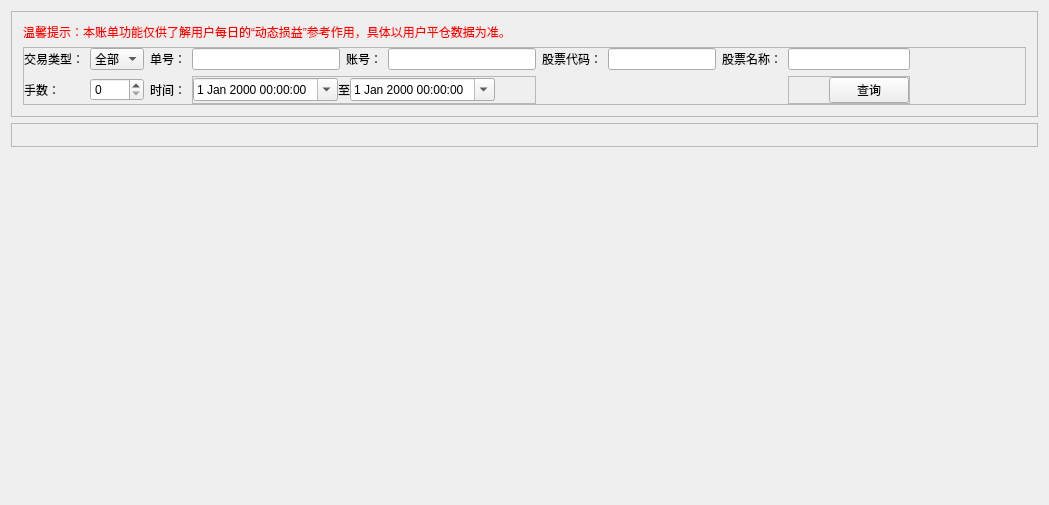
<?xml version="1.0" encoding="UTF-8"?>
<ui version="4.0">
 <class>Widget_TradingBill</class>
 <widget class="QWidget" name="Widget_TradingBill">
  <property name="geometry">
   <rect>
    <x>0</x>
    <y>0</y>
    <width>1049</width>
    <height>505</height>
   </rect>
  </property>
  <property name="windowTitle">
   <string>Widget_Trading_Bill</string>
  </property>
  <layout class="QVBoxLayout" name="verticalLayout">
   <item>
    <widget class="QFrame" name="frame_Bar">
     <property name="frameShape">
      <enum>QFrame::StyledPanel</enum>
     </property>
     <property name="frameShadow">
      <enum>QFrame::Raised</enum>
     </property>
     <layout class="QVBoxLayout" name="verticalLayout_2">
      <item>
       <widget class="QLabel" name="label_Bar_Title">
        <property name="text">
         <string>&lt;html&gt;&lt;head/&gt;&lt;body&gt;&lt;p&gt;&lt;span style=&quot; color:#ff0000;&quot;&gt;温馨提示：本账单功能仅供了解用户每日的“动态损益”参考作用，具体以用户平仓数据为准。&lt;/span&gt;&lt;/p&gt;&lt;/body&gt;&lt;/html&gt;</string>
        </property>
       </widget>
      </item>
      <item>
       <widget class="QFrame" name="frame_Bar_Content">
        <property name="frameShape">
         <enum>QFrame::StyledPanel</enum>
        </property>
        <property name="frameShadow">
         <enum>QFrame::Raised</enum>
        </property>
        <layout class="QGridLayout" name="gridLayout">
         <property name="leftMargin">
          <number>0</number>
         </property>
         <property name="topMargin">
          <number>0</number>
         </property>
         <property name="rightMargin">
          <number>0</number>
         </property>
         <property name="bottomMargin">
          <number>0</number>
         </property>
         <item row="1" column="4" colspan="3">
          <widget class="QFrame" name="frame_TimeSpan">
           <property name="frameShape">
            <enum>QFrame::StyledPanel</enum>
           </property>
           <property name="frameShadow">
            <enum>QFrame::Raised</enum>
           </property>
           <layout class="QHBoxLayout" name="horizontalLayout">
            <property name="spacing">
             <number>0</number>
            </property>
            <property name="leftMargin">
             <number>0</number>
            </property>
            <property name="topMargin">
             <number>0</number>
            </property>
            <property name="rightMargin">
             <number>0</number>
            </property>
            <property name="bottomMargin">
             <number>0</number>
            </property>
            <item>
             <widget class="QDateTimeEdit" name="dateTimeEdit_Begin">
              <property name="calendarPopup">
               <bool>true</bool>
              </property>
             </widget>
            </item>
            <item>
             <widget class="QLabel" name="label_To">
              <property name="text">
               <string>至</string>
              </property>
             </widget>
            </item>
            <item>
             <widget class="QDateTimeEdit" name="dateTimeEdit_End">
              <property name="calendarPopup">
               <bool>true</bool>
              </property>
             </widget>
            </item>
            <item>
             <spacer name="horizontalSpacer_3">
              <property name="orientation">
               <enum>Qt::Horizontal</enum>
              </property>
              <property name="sizeHint" stdset="0">
               <size>
                <width>40</width>
                <height>20</height>
               </size>
              </property>
             </spacer>
            </item>
           </layout>
          </widget>
         </item>
         <item row="1" column="10">
          <widget class="QFrame" name="frame_Button">
           <property name="frameShape">
            <enum>QFrame::StyledPanel</enum>
           </property>
           <property name="frameShadow">
            <enum>QFrame::Raised</enum>
           </property>
           <layout class="QHBoxLayout" name="horizontalLayout_2">
            <property name="spacing">
             <number>0</number>
            </property>
            <property name="leftMargin">
             <number>0</number>
            </property>
            <property name="topMargin">
             <number>0</number>
            </property>
            <property name="rightMargin">
             <number>0</number>
            </property>
            <property name="bottomMargin">
             <number>0</number>
            </property>
            <item>
             <spacer name="horizontalSpacer">
              <property name="orientation">
               <enum>Qt::Horizontal</enum>
              </property>
              <property name="sizeHint" stdset="0">
               <size>
                <width>40</width>
                <height>20</height>
               </size>
              </property>
             </spacer>
            </item>
            <item>
             <widget class="QPushButton" name="pushButton_Query">
              <property name="text">
               <string>查询</string>
              </property>
             </widget>
            </item>
           </layout>
          </widget>
         </item>
         <item row="0" column="2">
          <widget class="QLabel" name="label_Num">
           <property name="text">
            <string>单号：</string>
           </property>
          </widget>
         </item>
         <item row="0" column="6">
          <widget class="QLineEdit" name="lineEdit_Account">
           <property name="sizePolicy">
            <sizepolicy hsizetype="Expanding" vsizetype="Fixed">
             <horstretch>0</horstretch>
             <verstretch>0</verstretch>
            </sizepolicy>
           </property>
          </widget>
         </item>
         <item row="0" column="0">
          <widget class="QLabel" name="label_TranType">
           <property name="text">
            <string>交易类型：</string>
           </property>
          </widget>
         </item>
         <item row="0" column="8">
          <widget class="QLineEdit" name="lineEdit_StockCode">
           <property name="sizePolicy">
            <sizepolicy hsizetype="Fixed" vsizetype="Fixed">
             <horstretch>0</horstretch>
             <verstretch>0</verstretch>
            </sizepolicy>
           </property>
          </widget>
         </item>
         <item row="0" column="5">
          <widget class="QLabel" name="label_Account">
           <property name="text">
            <string>账号：</string>
           </property>
          </widget>
         </item>
         <item row="1" column="2">
          <widget class="QLabel" name="label_Time">
           <property name="text">
            <string>时间：</string>
           </property>
          </widget>
         </item>
         <item row="0" column="4">
          <widget class="QLineEdit" name="lineEdit_Num">
           <property name="sizePolicy">
            <sizepolicy hsizetype="Expanding" vsizetype="Fixed">
             <horstretch>0</horstretch>
             <verstretch>0</verstretch>
            </sizepolicy>
           </property>
          </widget>
         </item>
         <item row="0" column="1">
          <widget class="QComboBox" name="comboBox_TranType">
           <item>
            <property name="text">
             <string>全部</string>
            </property>
           </item>
          </widget>
         </item>
         <item row="1" column="1">
          <widget class="QSpinBox" name="spinBox_Lots"/>
         </item>
         <item row="0" column="10">
          <widget class="QLineEdit" name="lineEdit_StockName">
           <property name="sizePolicy">
            <sizepolicy hsizetype="Expanding" vsizetype="Fixed">
             <horstretch>0</horstretch>
             <verstretch>0</verstretch>
            </sizepolicy>
           </property>
          </widget>
         </item>
         <item row="0" column="9">
          <widget class="QLabel" name="label_StockName">
           <property name="text">
            <string>股票名称：</string>
           </property>
          </widget>
         </item>
         <item row="1" column="0">
          <widget class="QLabel" name="label_Lots">
           <property name="text">
            <string>手数：</string>
           </property>
          </widget>
         </item>
         <item row="0" column="7">
          <widget class="QLabel" name="label_StockCode">
           <property name="text">
            <string>股票代码：</string>
           </property>
          </widget>
         </item>
         <item row="0" column="11" rowspan="2">
          <spacer name="horizontalSpacer_2">
           <property name="orientation">
            <enum>Qt::Horizontal</enum>
           </property>
           <property name="sizeHint" stdset="0">
            <size>
             <width>40</width>
             <height>20</height>
            </size>
           </property>
          </spacer>
         </item>
        </layout>
       </widget>
      </item>
     </layout>
    </widget>
   </item>
   <item>
    <widget class="QFrame" name="frame_Content">
     <property name="frameShape">
      <enum>QFrame::StyledPanel</enum>
     </property>
     <property name="frameShadow">
      <enum>QFrame::Raised</enum>
     </property>
     <layout class="QGridLayout" name="gridLayout_2">
      <item row="0" column="0">
       <widget class="Widget_DataGrid_Pa" name="widget_DataGrid" native="true"/>
      </item>
     </layout>
    </widget>
   </item>
   <item>
    <spacer name="verticalSpacer">
     <property name="orientation">
      <enum>Qt::Vertical</enum>
     </property>
     <property name="sizeHint" stdset="0">
      <size>
       <width>20</width>
       <height>40</height>
      </size>
     </property>
    </spacer>
   </item>
  </layout>
 </widget>
 <layoutdefault spacing="6" margin="11"/>
 <customwidgets>
  <customwidget>
   <class>Widget_DataGrid_Pa</class>
   <extends>QWidget</extends>
   <header>component/widget_datagrid_pa.h</header>
   <container>1</container>
  </customwidget>
 </customwidgets>
 <resources/>
 <connections/>
</ui>
